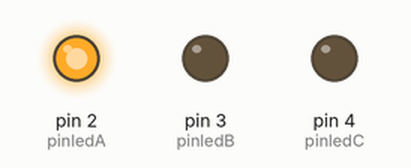
Simulated run of this sketch. Board: Arduino Uno, built with avr-gcc and run on an emulated ATmega328P. On the bench: output pins drawn as LEDs (lit = HIGH).

Above: at 5.0 s.
At 10.2 s:
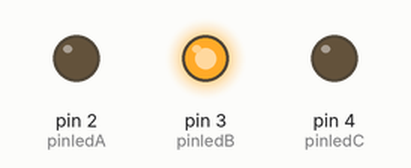
At 15.5 s:
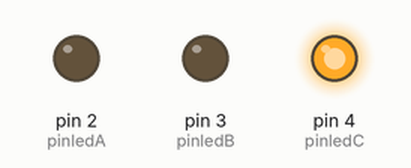
Timing chart, 0 to 26.7 s (numbered marks = the images above):
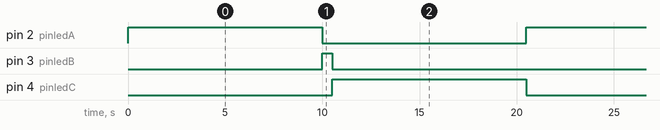

The sketch:

RYG.ino
```cpp
//Initiation
const int pinledA = 2;
const int pinledB = 3;
const int pinledC = 4;

void setup() {
  pinMode(pinledA,OUTPUT);
  pinMode(pinledB,OUTPUT);
  pinMode(pinledC,OUTPUT);
}

void loop() {
  // put your main code here, to run repeatedly:
  digitalWrite(pinledA,HIGH);
  delay(10000);
  digitalWrite(pinledA,LOW);
  digitalWrite(pinledB,HIGH);
  delay(500);
  digitalWrite(pinledB,LOW);
  digitalWrite(pinledC,HIGH);
  delay(10000);
  digitalWrite(pinledC,LOW);
}
```

SmartDoor.ino
```cpp

```

Measured:
- by itself, pin 2 (pinledA), pin 4 (pinledC): alternates HIGH for 10.0 s and LOW for 10.5 s
- by itself, pin 3 (pinledB): alternates HIGH for 0.50 s and LOW for 20.0 s
- by itself, everything shown: repeats every 20.5 s, in 4 steps
